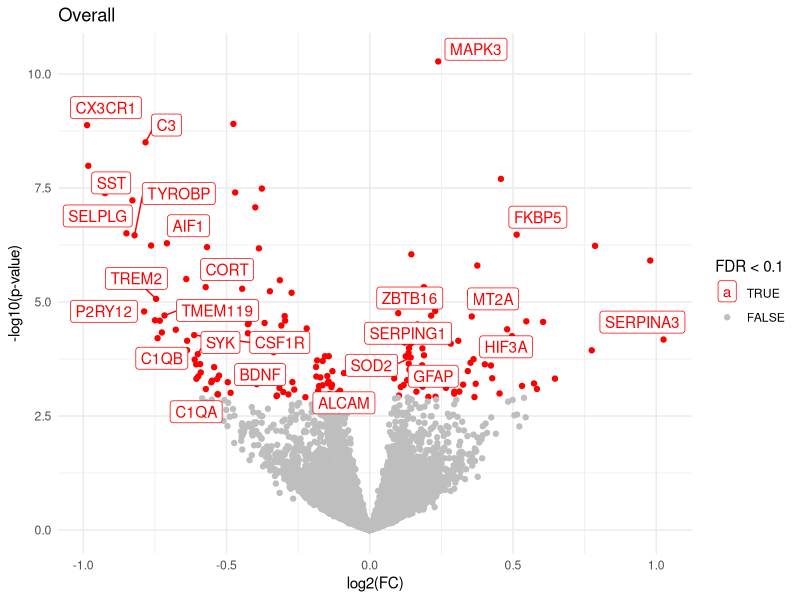

Generate this figure with R: (Note: this script raises an error after producing the figure.)
suppressPackageStartupMessages({
  library(tidyverse)
  library(here)
  library(ggrepel)
  library(sessioninfo)
})

# Load Data ----
p_cut_off <- 0.10

gene_df <- read_csv(
  here(
    "processed-data/PB_dx_genes/",
    "test_PRECAST_07.csv"
  )
) |> mutate(
  sig_05 = fdr_scz <= 0.05,
  sig_10 = fdr_scz <= 0.10
)

gene_names <- readxl::read_excel(
  here(
    "code/analysis/pseudobulk_dx",
    "Escher_genelist.xlsx"
  ),
  col_names = FALSE
) |> unlist()
names(gene_names) <- "gene"

sig_gene_df <- gene_df |> filter(gene %in% gene_names)


# sig_gene_df <- gene_df |>
#   filter(fdr_ntc <= p_cut_off)

# Make volcano plot ----
pdf(
  here(
    "plots/PB_dx_genes/",
    "volcano_plot_all.pdf"
  )
)
ggplot(
  data = gene_df,
  aes(x = logFC_scz, y = -log10(p_value_scz), color = sig_10)
) +
  geom_point() +
  geom_label_repel(
    data = sig_gene_df, # Add labels last to appear as the top layer
    aes(label = gene),
    force = 2,
    nudge_y = 0.1
  ) +
  # geom_label_repel(
  #   data = out_gene_df,
  #   aes(label = gene),
  #   color = "red",
  #   force = 2,
  #   nudge_y = -0.1
  # ) +
  labs(
    title = "Overall",
    y = "-log10(p-value)",
    x = "log2(FC)"
  ) +
  scale_color_manual(
    values = c(
      "FALSE" = "grey",
      "TRUE" = "red"
    ),
    breaks = c("TRUE", "FALSE"),
    name = "FDR < 0.1"
  ) +
  theme_minimal()
dev.off()


# Session Info ----
session_info()
